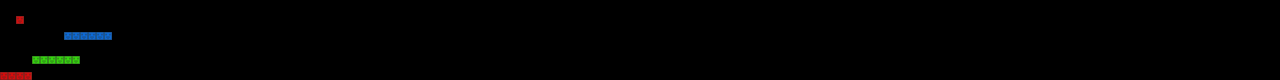

This is a level from a 2D game, rendered from its Tiled map with the project's own tilesets. A one-line summary and the map file follow, with tile-layer data summarised:
An orthogonal 160x10 tile map with 8x8 px tiles, 1 tile layer (Tile Layer 1).

<map version="1.0" tiledversion="1.0.3" orientation="orthogonal" renderorder="right-down" width="160" height="10" tilewidth="8" tileheight="8" nextobjectid="1">
 <tileset firstgid="1" source="blocks-new.tsx" />
 <layer name="Tile Layer 1" width="160" height="10">
  <data>[1600 cells, 17 non-empty, 3 distinct tile ids]</data>
 </layer>
</map>
